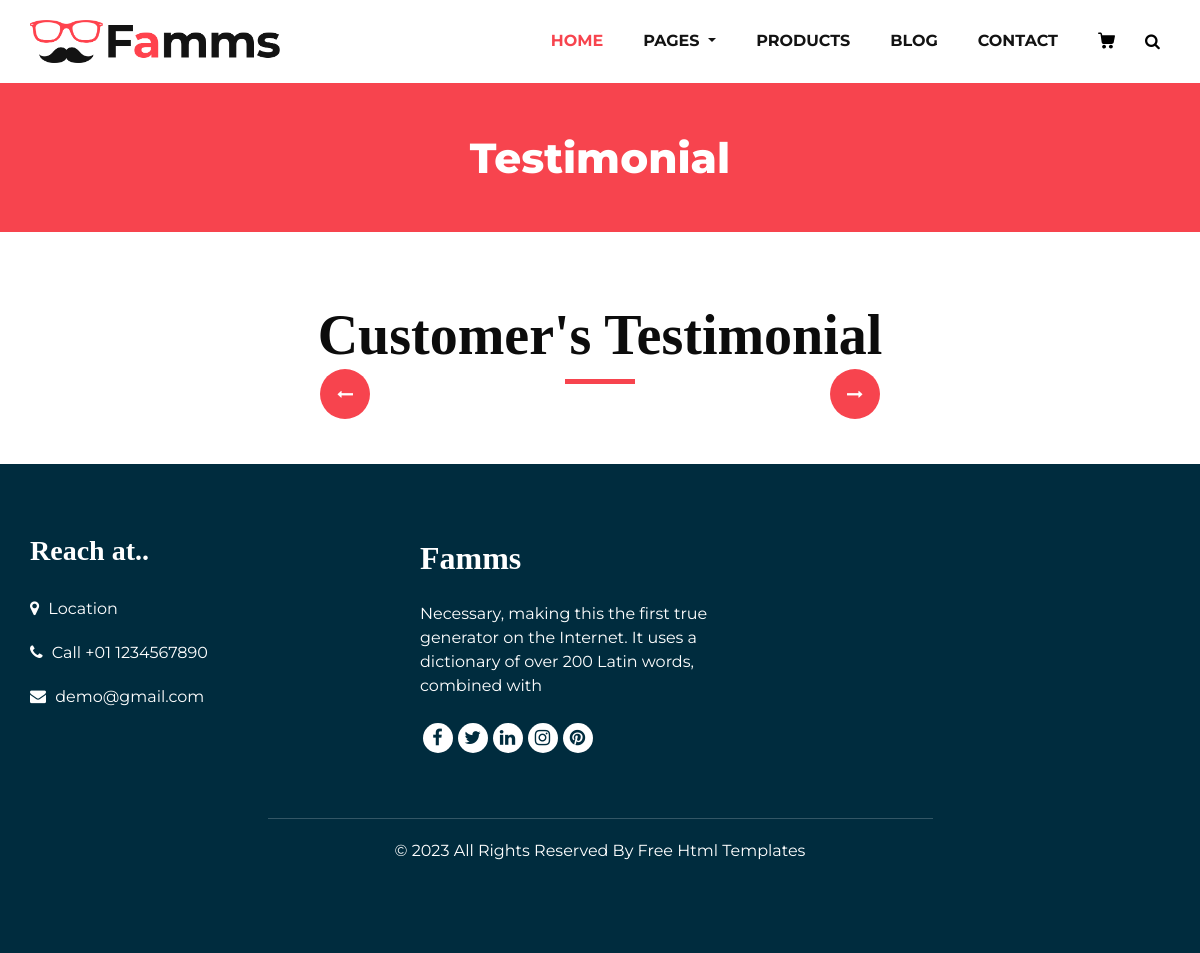
/testimonial, run on an earlier commit of the app's database.
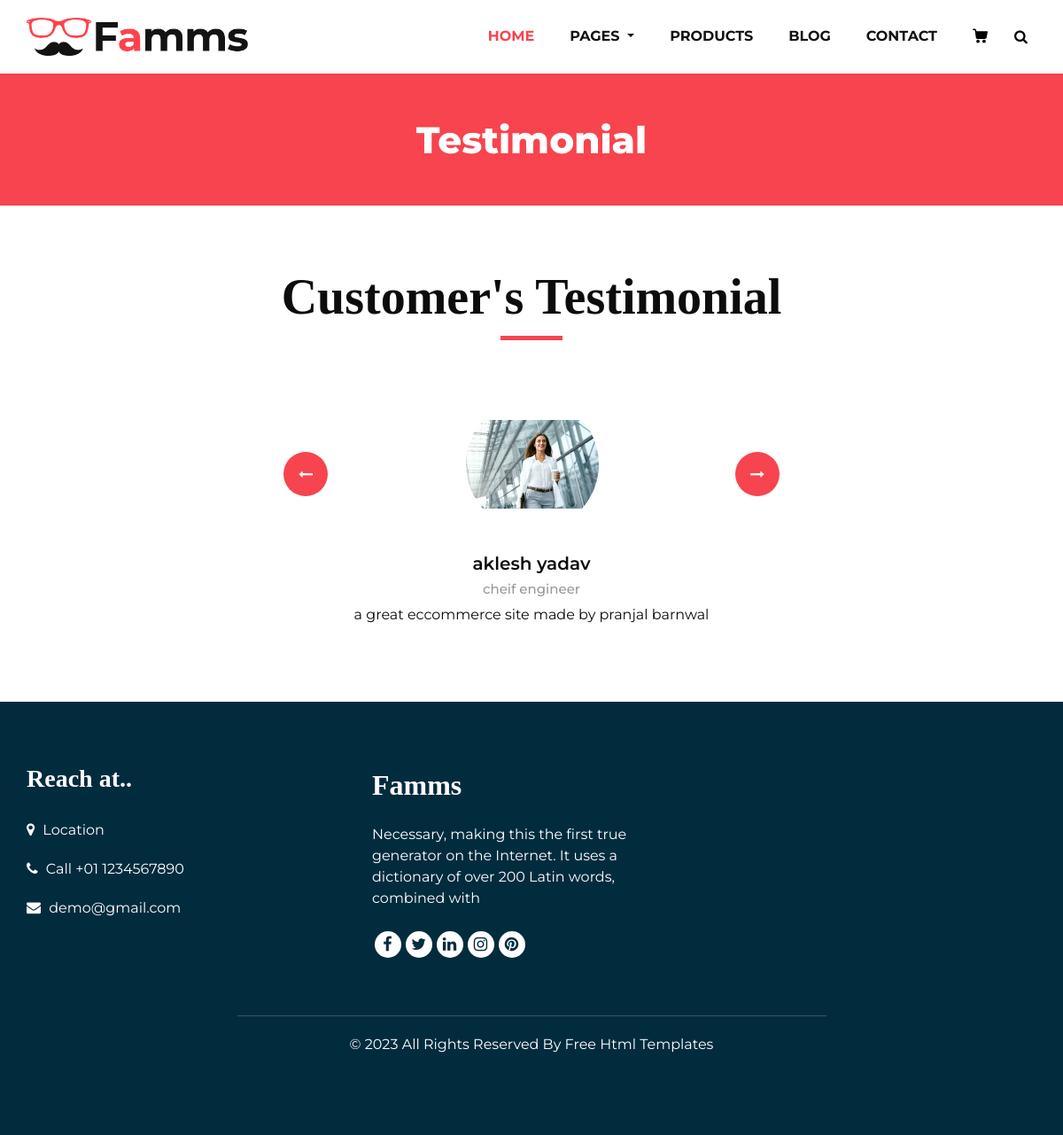
And on a later commit of the database.
### home/models.py (models this page shows, shortened)
class  Testimonial(models.Model):
    name = models.CharField(max_length=300)
    image = models.ImageField(upload_to='media')
    post = models.TextField()
    message = models.TextField()
    status = models.CharField(choices=STATUS, max_length=50, blank = True)

### home/views.py (the view)
# urls.py: path('testimonial', testimonial, name='testimonial'),
def testimonial(request):
    views = {}
    views['testimonials'] = Testimonial.objects.all()
    return render(request,'testimonial.html',views)

### templates/testimonial.html (shortened to what this page needs)
{% extends 'base.html' %}
{% block content %}
{% load static %}
      <section class="inner_page_head">
         <div class="container_fuild">
            <div class="row">
               <div class="col-md-12">
                  <div class="full">
                     <h3>Testimonial</h3>
                  </div>
               </div>
            </div>
         </div>
      </section>
      <section class="client_section layout_padding">
         <div class="container">
            <div class="heading_container heading_center">
               <h2>
                  Customer's Testimonial
               </h2>
            </div>
            <div id="carouselExample3Controls" class="carousel slide" data-ride="carousel">
               <div class="carousel-inner">
                  {% for testimonial in testimonials %}
                  <div class="carousel-item {{testimonial.status}}">
                     <div class="box col-lg-10 mx-auto">
                        <div class="img_container">
                           <div class="img-box">
                              <div class="img_box-inner">
                                 <img src="{{testimonial.image}}" alt="">
                              </div>
                           </div>
                        </div>
                        <div class="detail-box">
                           <h5>
                              {{testimonial.name}}
                           </h5>
                           <h6>
                              {{testimonial.post}}
                           </h6>
                           <p>
                              {{testimonial.message}}
                           </p>
                        </div>
                     </div>
                  </div>
                  {% endfor %}
               </div>
               <div class="carousel_btn_box">
                  <a class="carousel-control-prev" href="#carouselExample3Controls" role="button" data-slide="prev">
                  <i class="fa fa-long-arrow-left" aria-hidden="true"></i>
                  </a>
                  <a class="carousel-control-next" href="#carouselExample3Controls" role="button" data-slide="next">
                  <i class="fa fa-long-arrow-right" aria-hidden="true"></i>
                  </a>
               </div>
            </div>
         </div>
      </section>
{% endblock %}

What changed in the data, as far as the page shows it:
added Testimonial: image (picture), name "aklesh yadav", post "cheif engineer", message "a great eccommerce site made by pranjal barnwal"
